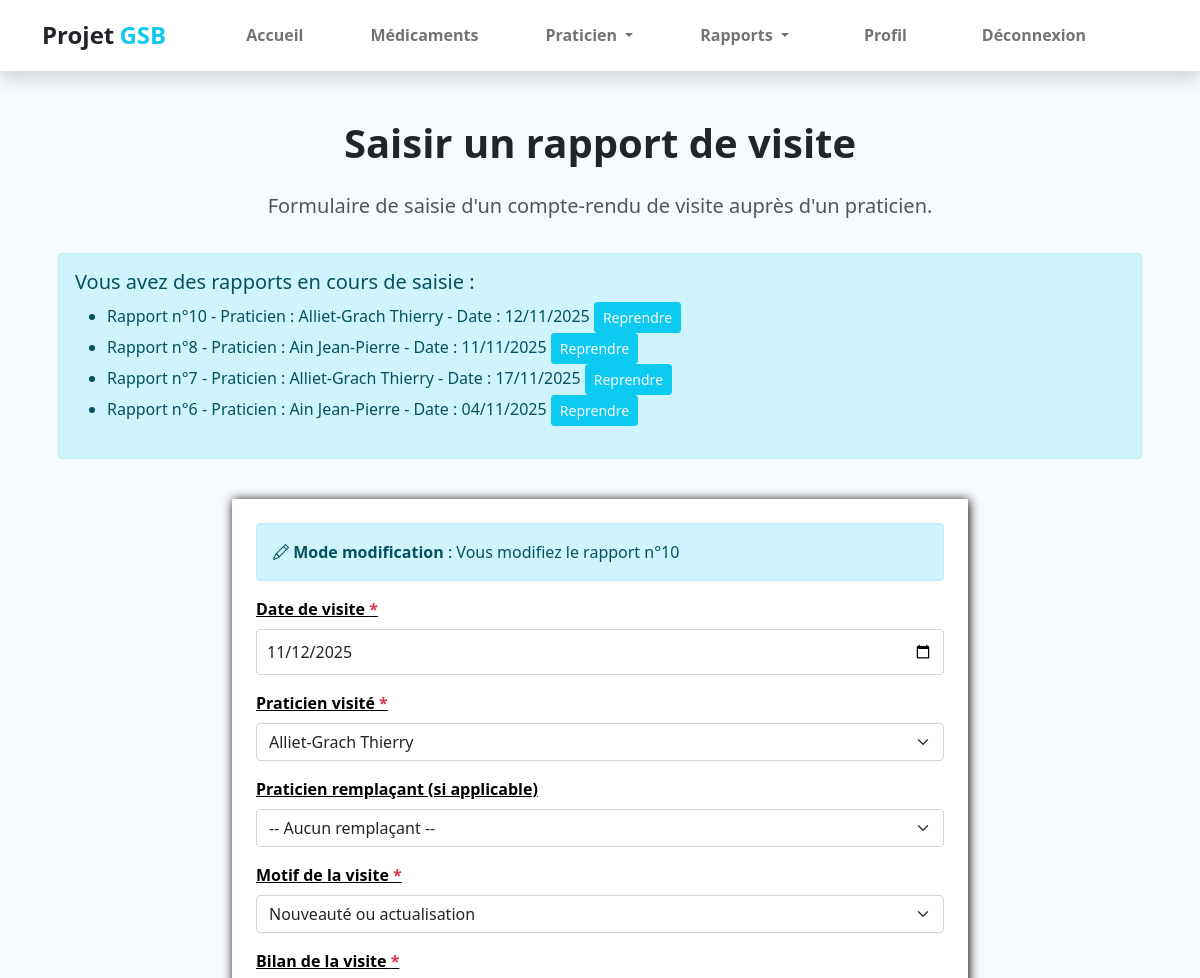
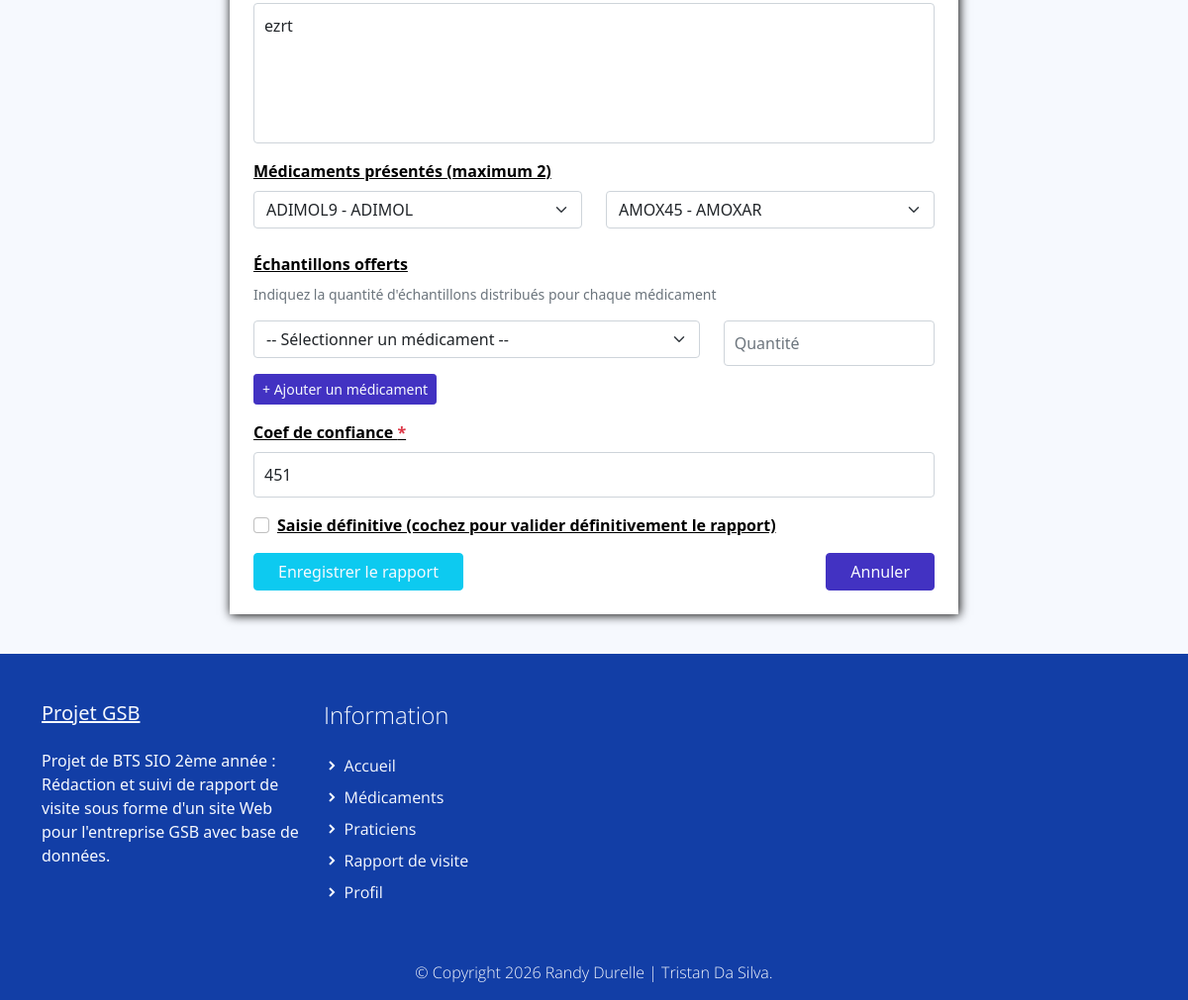
/index.php?uc=rapport&action=reprendre&num=10 (signed in), run on the app's committed database (2 pictures, top to bottom).
### tables this page shows
CREATE TABLE IF NOT EXISTS `rapport_visite` (
  `COL_MATRICULE` varchar(10) NOT NULL,
  `RAP_NUM` int(11) NOT NULL,
  `RAP_DATEVISITE` date DEFAULT NULL,
  `RAP_BILAN` varchar(255) DEFAULT NULL,
  `RAP_MOTIF` int(11) DEFAULT NULL,
  `PRA_NUM` int(11) NOT NULL,
  `PRA_NUM_praticien` int(11) DEFAULT NULL,
  `MED_DEPOTLEGAL_1` varchar(10) DEFAULT NULL,
  `MED_DEPOTLEGAL_2` varchar(10) DEFAULT NULL,
  `AUTRE_MOTIF` varchar(50) NOT NULL,
  `ETAT_CODE` int(11) NOT NULL DEFAULT 1,
  PRIMARY KEY (`COL_MATRICULE`,`RAP_NUM`),
  KEY `rapport_visite_praticien2_FK` (`PRA_NUM`),
  KEY `FK_Rapport_Med1_unique` (`MED_DEPOTLEGAL_1`),
  KEY `FK_Rapport_Med2_unique` (`MED_DEPOTLEGAL_2`),
  KEY `FK_Rapport_PraRempl_unique` (`PRA_NUM_praticien`),
  KEY `FK_RAP_MOTIF` (`RAP_MOTIF`),
  KEY `ETAT_CODE` (`ETAT_CODE`)
);

CREATE TABLE IF NOT EXISTS `praticien` (
  `PRA_NUM` int(11) NOT NULL,
  `PRA_PRENOM` varchar(30) DEFAULT NULL,
  `PRA_NOM` varchar(30) DEFAULT NULL,
  `PRA_ADRESSE` varchar(50) DEFAULT NULL,
  `PRA_CP` varchar(5) DEFAULT NULL,
  `PRA_VILLE` varchar(25) DEFAULT NULL,
  `PRA_COEFNOTORIETE` float DEFAULT NULL,
  `TYP_CODE` varchar(3) NOT NULL,
  PRIMARY KEY (`PRA_NUM`),
  KEY `praticien_type_praticien0_FK` (`TYP_CODE`)
);

### modele/rapport.modele.inc.php (called while the page is built, shortened)
<?php
function getAllMotifs()
{
    try {
        $monPdo = connexionPDO();
        $req = 'SELECT MOT_ID, MOT_LIBELLE FROM motif_visite ORDER BY MOT_ID';
        $res = $monPdo->query($req);
        $result = $res->fetchAll();
        return $result;
    } catch (PDOException $e) {
        print "Erreur !: " . $e->getMessage();
        die();
    }
}
function getAllPraticiensForSelect()
{
    try {
        $monPdo = connexionPDO();
        $req = 'SELECT PRA_NUM, CONCAT(PRA_NOM, " ", PRA_PRENOM) as nom_complet
                FROM praticien
                ORDER BY PRA_NOM, PRA_PRENOM';
        $res = $monPdo->query($req);
        $result = $res->fetchAll();
        return $result;
    } catch (PDOException $e) {
        print "Erreur !: " . $e->getMessage();
        die();
    }
}
function getRapportsEnCours($matricule)
{
    try {
        $monPdo = connexionPDO();
        $req = 'SELECT r.RAP_NUM, r.RAP_DATEVISITE, CONCAT(p.PRA_NOM, " ", p.PRA_PRENOM) as praticien
                FROM rapport_visite r
                INNER JOIN praticien p ON r.PRA_NUM = p.PRA_NUM
                WHERE r.COL_MATRICULE = :matricule AND r.ETAT_CODE = 1
                ORDER BY r.RAP_NUM DESC';
        $stmt = $monPdo->prepare($req);
        $stmt->bindParam(':matricule', $matricule, PDO::PARAM_STR);
        $stmt->execute();
        $result = $stmt->fetchAll();
        return $result;
    } catch (PDOException $e) {
        print "Erreur !: " . $e->getMessage();
        die();
    }
}
function getRapportById($matricule, $numRapport)
{
    try {
        $monPdo = connexionPDO();
        $req = 'SELECT r.*, p.PRA_COEFNOTORIETE
                FROM rapport_visite r
                LEFT JOIN praticien p ON r.PRA_NUM = p.PRA_NUM
                WHERE r.COL_MATRICULE = :matricule AND r.RAP_NUM = :num';
        $stmt = $monPdo->prepare($req);
        $stmt->bindParam(':matricule', $matricule, PDO::PARAM_STR);
        $stmt->bindParam(':num', $numRapport, PDO::PARAM_INT);
        $stmt->execute();
        $result = $stmt->fetch();
        return $result;
    } catch (PDOException $e) {
        print "Erreur !: " . $e->getMessage();
        die();
    }
}
function getMotifRapport($matricule, $numRapport)
{
    try {
        $monPdo = connexionPDO();
        $req = 'SELECT RAP_MOTIF
                FROM rapport_visite
                WHERE COL_MATRICULE = :matricule AND RAP_NUM = :num';
        $stmt = $monPdo->prepare($req);
        $stmt->bindParam(':matricule', $matricule, PDO::PARAM_STR);
        $stmt->bindParam(':num', $numRapport, PDO::PARAM_INT);
        $stmt->execute();
        $result = $stmt->fetch();
        return $result ? $result['RAP_MOTIF'] : null;
    } catch (PDOException $e) {
        print "Erreur !: " . $e->getMessage();
        die();
    }
}
?>

### modele/medicament.modele.inc.php (called while the page is built, shortened)
<?php
    function getAllNomMedicament(){
        try{
            $monPdo = connexionPDO();
            $req = 'SELECT MED_DEPOTLEGAL, MED_NOMCOMMERCIAL FROM medicament ORDER BY MED_NOMCOMMERCIAL';
            $res = $monPdo->query($req);
            $result = $res->fetchAll();
            return $result;
        }
        catch (PDOException $e){
            print "Erreur !: " . $e->getMessage();
            die();
        }
    }
?>

### vues/v_formulaireRapport.php (the view, shortened to what this page needs)
<section class="bg-light">
    <div class="container">
        <div class="structure-hero pt-lg-5 pt-4">
            <h1 class="titre text-center">Saisir un rapport de visite</h1>
            <p class="text text-center">
                Formulaire de saisie d'un compte-rendu de visite auprès d'un praticien.
            </p>
        </div>
        <?php
        if (!empty($rapportsEnCours)) {
            echo '<div class="alert alert-info m-3">';
            echo '<h5>Vous avez des rapports en cours de saisie :</h5>';
            echo '<ul>';
            foreach ($rapportsEnCours as $rapport) {
                echo '<li>';
                echo 'Rapport n°' . $rapport['RAP_NUM'] . ' - ';
                echo 'Praticien : ' . htmlspecialchars($rapport['praticien']) . ' - ';
                echo 'Date : ' . ($rapport['RAP_DATEVISITE'] ? date('d/m/Y', strtotime($rapport['RAP_DATEVISITE'])) : 'Non définie');
                echo ' <a href="index.php?uc=rapport&action=reprendre&num=' . $rapport['RAP_NUM'] . '" class="btn btn-sm btn-info text-light">Reprendre</a>';
                echo '</li>';
            }
            echo '</ul>';
            echo '</div>';
        }
        ?>
        <div class="row justify-content-center py-4">
            <div class="col-12 col-lg-10 col-xl-8">
                <form action="index.php?uc=rapport&action=enregistrer" method="post" class="formulaire p-4">
                    <?php
                    if (isset($rapportEnCours) && $rapportEnCours) {
                        echo '<div class="alert alert-info"><i class="bi bi-pencil"></i> <strong>Mode modification</strong> : Vous modifiez le rapport n°' . $rapportEnCours['RAP_NUM'] . '</div>';
                    }
                    ?>
                    <div class="mb-3">
                        <label for="date_visite" class="form-label carac">Date de visite <span
                                class="text-danger">*</span></label>
                        <input type="date" class="form-control" id="date_visite" name="date_visite" required
                            max="<?php echo date('Y-m-d'); ?>"
                            value="<?php echo isset($rapportEnCours['RAP_DATEVISITE']) ? $rapportEnCours['RAP_DATEVISITE'] : ''; ?>">
                    </div>
                    <div class="mb-3">
                        <label for="praticien" class="form-label carac">Praticien visité <span
                                class="text-danger">*</span></label>
                        <select class="form-select" id="praticien" name="praticien" required>
                            <?php
                            foreach ($praticiens as $prat) {
                                $selected = (isset($rapportEnCours['PRA_NUM']) && $rapportEnCours['PRA_NUM'] == $prat['PRA_NUM']) ? 'selected' : '';
                                echo '<option value="' . $prat['PRA_NUM'] . '" ' . $selected . '>' .
                                    htmlspecialchars($prat['nom_complet']) . '</option>';
                            }
                            ?>
                        </select>
                    </div>
                    <div class="mb-3">
                        <label for="praticien_remplacant" class="form-label carac">Praticien remplaçant (si
                            applicable)</label>
                        <select class="form-select" id="praticien_remplacant" name="praticien_remplacant">
                            <option value="">-- Aucun remplaçant --</option>
                        </select>
                    </div>
                    <div class="mb-3">
                        <label for="motif" class="form-label carac">Motif de la visite <span
                                class="text-danger">*</span></label>
                        <select class="form-select" id="motif" name="motif" required onchange="toggleAutreMotif()">
                            <?php
                            foreach ($motifs as $motif) {
                                $selected = (isset($motifRapport) && $motifRapport == $motif['MOT_ID']) ? 'selected' : '';
                                echo '<option value="' . $motif['MOT_ID'] . '" ' . $selected . '>' .
                                    htmlspecialchars($motif['MOT_LIBELLE']) . '</option>';
                            }
                            ?>
                        </select>
                    </div>
                    <div class="mb-3">
                        <label for="bilan" class="form-label carac">Bilan de la visite <span
                                class="text-danger">*</span></label>
                        <textarea class="form-control" id="bilan" name="bilan" rows="5" required
                            placeholder="Décrivez le déroulement et le bilan de la visite..."><?php echo isset($rapportEnCours['RAP_BILAN']) ? htmlspecialchars($rapportEnCours['RAP_BILAN']) : ''; ?></textarea>
                    </div>
                    <div class="mb-3">
                        <label class="form-label carac">Médicaments présentés (maximum 2)</label>
                        <div class="row">
                            <div class="col-md-6 mb-2">
                                <select class="form-select" name="medicament1">
                                    <?php
                                    foreach ($medicaments as $med) {
                                        $selected = (isset($rapportEnCours['MED_DEPOTLEGAL_1']) && $rapportEnCours['MED_DEPOTLEGAL_1'] == $med['MED_DEPOTLEGAL']) ? 'selected' : '';
                                        echo '<option value="' . $med['MED_DEPOTLEGAL'] . '" ' . $selected . '>' .
                                            htmlspecialchars($med['MED_DEPOTLEGAL'] . ' - ' . $med['MED_NOMCOMMERCIAL']) . '</option>';
                                    }
                                    ?>
                                </select>
                            </div>
                            <div class="col-md-6 mb-2">
                                <select class="form-select" name="medicament2">
                                    <?php
                                    foreach ($medicaments as $med) {
                                        $selected = (isset($rapportEnCours['MED_DEPOTLEGAL_2']) && $rapportEnCours['MED_DEPOTLEGAL_2'] == $med['MED_DEPOTLEGAL']) ? 'selected' : '';
                                        echo '<option value="' . $med['MED_DEPOTLEGAL'] . '" ' . $selected . '>' .
                                            htmlspecialchars($med['MED_DEPOTLEGAL'] . ' - ' . $med['MED_NOMCOMMERCIAL']) . '</option>';
                                    }
                                    ?>
                                </select>
                            </div>
                        </div>
                    </div>
                    <div class="mb-3">
                        <label class="form-label carac">Échantillons offerts</label>
                        <p class="text-muted small">Indiquez la quantité d'échantillons distribués pour chaque
                            médicament</p>
                        <div id="echantillons_container">
                            <?php
                            if (!empty($echantillons)) {
                                foreach ($echantillons as $ech) {
                                    echo '<div class="row mb-2">
                                            <div class="col-md-8">
                                                <select class="form-select" name="echantillon_med[]">
                                                    <option value="">-- Sélectionner un médicament --</option>';
                                    foreach ($medicaments as $med) {
                                        $selected = ($ech['MED_DEPOTLEGAL'] == $med['MED_DEPOTLEGAL']) ? 'selected' : '';
                                        echo '<option value="' . $med['MED_DEPOTLEGAL'] . '" ' . $selected . '>' .
                                            htmlspecialchars($med['MED_DEPOTLEGAL'] . ' - ' . $med['MED_NOMCOMMERCIAL']) . '</option>';
                                    }
                                    echo '</select>
                                            </div>
                                            <div class="col-md-4">
                                                <input type="number" class="form-control" name="echantillon_qte[]"
                                                       placeholder="Quantité" min="0" value="' . $ech['OFF_QTE'] . '">
                                            </div>
                                        </div>';
                                }
                            } else {
                                echo '<div class="row mb-2">
                                        <div class="col-md-8">
                                            <select class="form-select" name="echantillon_med[]">
                                                <option value="">-- Sélectionner un médicament --</option>';
                                echo '</select>
                                        </div>
                                        <div class="col-md-4">
                                            <input type="number" class="form-control" name="echantillon_qte[]"
                                                   placeholder="Quantité" min="0">
                                        </div>
                                    </div>';
                            }
                            ?>
                        </div>
                        <button type="button" class="btn btn-sm btn-primary" onclick="ajouterEchantillon()">
                            + Ajouter un médicament
                        </button>
                    </div>
                    <div class="mb-3">
                        <label for="coef_confiance" class="form-label carac">Coef de confiance <span
                                class="text-danger">*</span></label>
                        <input type="number" class="form-control" id="coef_confiance" name="coef_confiance" max="1000"
                            min="0" step="0.1" required placeholder="Notez le niveau de confiance..."
                            value="<?php echo isset($rapportEnCours['PRA_COEFNOTORIETE']) ? $rapportEnCours['PRA_COEFNOTORIETE'] : ''; ?>">
                    </div>
                    <div class="mb-3 form-check">
                        <input type="checkbox" class="form-check-input" id="saisie_definitive" name="saisie_definitive"
                            value="1">
                        <label class="form-check-label carac" for="saisie_definitive">
                            Saisie définitive (cochez pour valider définitivement le rapport)
                        </label>
                    </div>
                    <div class="d-flex justify-content-between">
                        <button type="submit" class="btn btn-info text-light px-4">
                            Enregistrer le rapport
                        </button>
                        <a href="index.php?uc=accueil" class="btn btn-primary px-4">Annuler</a>
                    </div>
                </form>
            </div>
        </div>
    </div>
</section>

### assets/css/gsb.css (style rules this page uses)
p, a { font-weight: 400; }

### assets/css/custom.css (style rules this page uses)
body, html { height: 100%; margin: 0; padding: 0; }
body { background: #f6f9fe !important; width: 100%; position: relative; display: table; }
.form-control { position: relative; font-size: 16px; height: auto; padding: 10px; }
.carac { text-decoration: underline; font-weight: 600; color: #000; }
textarea { resize: none; width: 100%; margin-bottom: 15px; height: 80px; }
.titre { font-weight: 600; padding-bottom: 1rem; }
.text { font-size: 20; font-weight: 400; color: #555555; }
.formulaire { background-color: white; padding: 2em; box-shadow: 1px 1px 10px black; width: 100%; }
.bg-light { background-color: #f6f9fe; }
.structure-hero { display: flex; flex-direction: column; align-items: center; }

### data on the page
rapport_visite: RAP_NUM "10", praticien "Alliet-Grach Thierry", RAP_DATEVISITE "12/11/2025", date_visite "11/12/2025", bilan "ezrt", coef_confiance "451"
rapport_visite: RAP_NUM "8", praticien "Ain Jean-Pierre", RAP_DATEVISITE "11/11/2025"
rapport_visite: RAP_NUM "7", praticien "Alliet-Grach Thierry", RAP_DATEVISITE "17/11/2025"
rapport_visite: RAP_NUM "6", praticien "Ain Jean-Pierre", RAP_DATEVISITE "04/11/2025"

### other printed values
form field praticien "Alliet-Grach Thierry"
form field motif "Nouveauté ou actualisation"
form field medicament1 "ADIMOL9 - ADIMOL"
form field medicament2 "AMOX45 - AMOXAR"
